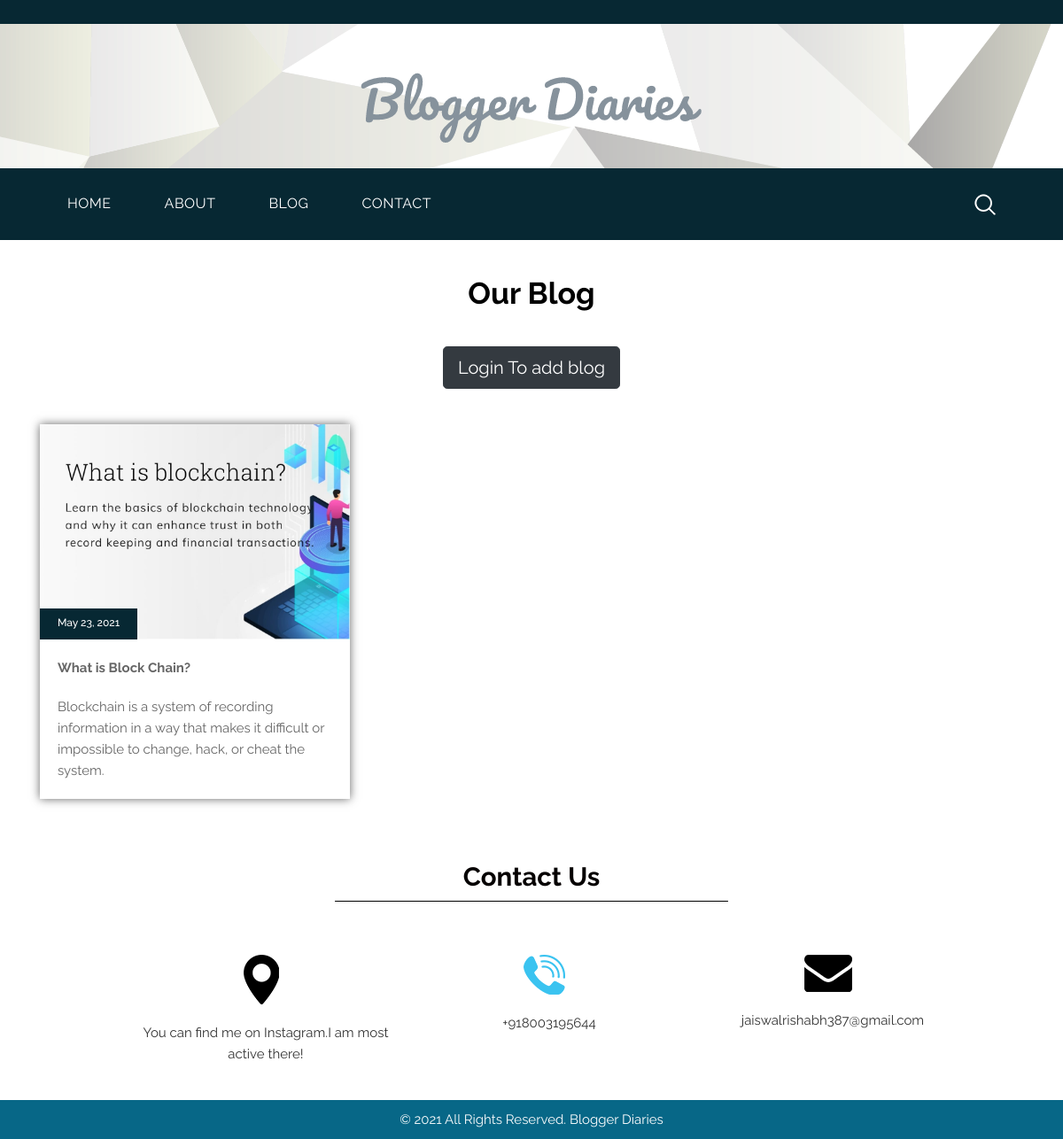
The app's page /abouts/blog with its own data.
### abouts/models.py (models this page shows)
class blog_content(models.Model):
    date=models.DateField(default=timezone.now)
    img1=models.ImageField(upload_to='pics',blank=True)
    heading=models.CharField(max_length=100)
    subheading1=models.CharField(max_length=200,blank=True)
    keypoints1=models.CharField(max_length=300,blank=True)
    desc1=models.TextField(max_length=10000,blank=True)
    img2=models.ImageField(upload_to='pics',blank=True)
    subheading2=models.CharField(max_length=200,blank=True)
    keypoints2=models.CharField(max_length=300,blank=True)
    desc2=models.TextField(max_length=10000,blank=True)
    img3=models.ImageField(upload_to='pics',blank=True)
    subheading3=models.CharField(max_length=200,blank=True)
    keypoints3=models.CharField(max_length=300,blank=True)
    desc3=models.TextField(max_length=10000,blank=True)
    img4=models.ImageField(upload_to='pics',blank=True)
    subheading4=models.CharField(max_length=200,blank=True)
    keypoints4=models.CharField(max_length=300,blank=True)
    desc4=models.TextField(max_length=10000,blank=True)
    img5=models.ImageField(upload_to='pics',blank=True)
    subheading5=models.CharField(max_length=200,blank=True)
    keypoints5=models.CharField(max_length=300,blank=True)
    desc5=models.TextField(max_length=10000,blank=True)
    img6=models.ImageField(upload_to='pics',blank=True)
    subheading6=models.CharField(max_length=200,blank=True)
    keypoints6=models.CharField(max_length=300,blank=True)
    desc6=models.TextField(max_length=10000,blank=True)
    img7=models.ImageField(upload_to='pics',blank=True)
    subheading7=models.CharField(max_length=200,blank=True)
    keypoints7=models.CharField(max_length=300,blank=True)
    desc7=models.TextField(max_length=10000,blank=True)
    img8=models.ImageField(upload_to='pics',blank=True)
    subheading8=models.CharField(max_length=200,blank=True)
    keypoints8=models.CharField(max_length=300,blank=True)
    desc8=models.TextField(max_length=10000,blank=True)
    img9=models.ImageField(upload_to='pics',blank=True)
    subheading9=models.CharField(max_length=200,blank=True)
    keypoints9=models.CharField(max_length=300,blank=True)
    desc9=models.TextField(max_length=10000,blank=True)
    img10=models.ImageField(upload_to='pics',blank=True)
    subheading10=models.CharField(max_length=200,blank=True)
    keypoints10=models.CharField(max_length=300,blank=True)
    desc10=models.TextField(max_length=10000,blank=True)
    img11=models.ImageField(upload_to='pics',blank=True)
    subheading11=models.CharField(max_length=200,blank=True)
    keypoints11=models.CharField(max_length=300,blank=True)
    desc11=models.TextField(max_length=10000,blank=True)
    img12=models.ImageField(upload_to='pics',blank=True)
    subheading12=models.CharField(max_length=200,blank=True)
    keypoints12=models.CharField(max_length=300,blank=True)
    desc12=models.TextField(max_length=10000,blank=True)
    img13=models.ImageField(upload_to='pics',blank=True)
    subheading13=models.CharField(max_length=200,blank=True)
    keypoints13=models.CharField(max_length=300,blank=True)
    desc13=models.TextField(max_length=10000,blank=True)
    img14=models.ImageField(upload_to='pics',blank=True)
    subheading14=models.CharField(max_length=200,blank=True)
    keypoints14=models.CharField(max_length=300,blank=True)
    desc14=models.TextField(max_length=10000,blank=True)
    img15=models.ImageField(upload_to='pics',blank=True)
    subheading15=models.CharField(max_length=200,blank=True)
    keypoints15=models.CharField(max_length=300,blank=True)
    desc15=models.TextField(max_length=10000,blank=True)

### abouts/views.py (the view)
# urls.py: path('blog',views.blog,name='blog'),
def blog(request):
    blogs= blog_content.objects.all()
    return render(request, 'blog.html',{'blogs':blogs})

### templates/blog.html (shortened to what this page needs)
{% load static %}
<!DOCTYPE html>
<html lang="en">
<head>
<link rel="stylesheet" type="text/css" href="{% static 'css/bootstrap.min.css' %}">
<link rel="stylesheet" type="text/css" href="{% static 'css/style.css' %}">
<link rel="stylesheet" href="{% static 'css/responsive.css' %}">
<link rel="stylesheet" href="{% static 'css/jquery.mCustomScrollbar.min.css' %}">
<link rel="stylesheet" href="https://netdna.bootstrapcdn.com/font-awesome/4.0.3/css/font-awesome.css">
<link rel="stylesheet" href="{% static 'css/owl.carousel.min.css' %}">
<link rel="stylesheet" href="css/owl.theme.default.min.css">
<link rel="stylesheet" href="https://cdnjs.cloudflare.com/ajax/libs/fancybox/2.1.5/jquery.fancybox.min.css" media="screen">
</head>
<body>
	<div class="header_main">
		<div class="container">
			<div class="logo"><a href="index.html"><img src="{% static 'images/logo.png.png' %}"></a></div>
		</div>
	</div>
	<div class="header">
		<div class="container">
            <div class="col-sm-12">
                 <div class="menu-area">
                    <nav class="navbar navbar-expand-lg ">
                        <div class="collapse navbar-collapse" id="navbarSupportedContent">
                            <ul class="navbar-nav mr-auto">
                               <li class="nav-item active">
                                <a class="nav-link" href="/">HOME<span class="sr-only">(current)</span></a> </li>
                               <li class="nav-item">
                                <a class="nav-link" href="about">ABOUT</a></li>
                               <li class="#" href="#">
      	                        <a class="nav-link" href="blog">BLOG</a></li>
                               <li class="nav-item" href="#">
      	                        <a class="nav-link" href="contact">CONTACT</a></li>
                               <li class="last"><a href="#"><img src="{% static 'images/search-icon.png' %}" alt="icon"></a></li>
                            </ul>
                        </div>
                    </nav>
                </div>
            </div>
        </div>
    </div>
    <div class="blog_main">
    	<div class="container">
    		<div class="row">
    			<div class="col-sm-12">
    				<h1 class="blog_text">Our Blog</h1>
    			</div>
                {% if user.is_authenticated %}
                <div class="btn_main">
    			    <button type="submit" class="btn btn-dark btn-lg"><a href="add_blog">Add Blog</a></button>
    		    </div>
                {% else %}
                <div class="btn_main">
    			    <button type="submit" class="btn btn-dark btn-lg"><a href="{% url 'login'%}">Login To add blog</a></button>
    		    </div>
                {% endif %}
    	    </div>
    	    <div class="blog_section_2">
    	    	<div class="row">
                {% for blog in blogs reversed %}
    	    		<div class="col-sm-4">
                    <div class="blog_section_2">
    	    			<div class="section_1">
    	    				<div><a href="{% url 'reading' blog.id %}"><img src="{{blog.img1.url}}" style="max-width: 100%;"></a></div>
    			            <button type="button" class="date-bt">{{blog.date}}</button>
                            <p><b>{{blog.heading}}</b></p>
                            {% if blog.subheading1 is None%}
                            <p>{{blog.keypoints1}}<a href="{% url 'reading' blog.id %}">read more.....</a></p>
                            {% elif blog.keypoints1 is None%}
                            <p>{{blog.desc1}}<a href="{% url 'reading' blog.id %}">read more.....</a></p>
                            {% else %}
    	    				<p>{{blog.subheading1}}<a href="{% url 'reading' blog.id %}">read more.....</a></p>
                            {% endif %}
    	    			</div>
                    </div>
    	    		</div>
                    {% endfor %}
    	    	</div>
    	    </div>
       	</div>
    </div>
    <div class="contact_main">
        <div class="container">
            <div class="row">
                <div class="col-sm-12">
                    <h1 class="touch_text">Contact Us</h1>
                </div>
            </div>
        </div>
        <div class="contact_section_2">
            <div class="container">
                <div class="row">
                    <div class="col-sm-4">
                        <div class="map_icon">
                            <img src="{% static 'images/map-icon.png' %}" style="max-width: 100%;padding-left: 30px; ">
                            <p class="email-text"><a href="https://www.instagram.com/bloggerdiaries.in/">You can find me on Instagram.I am most active there!</a></p>
                        </div>
                    </div>
                    <div class="col-sm-4">
                        <div class="map_icon">
                            <img src="{% static 'images/call-icon.png' %}" style="max-width: 100%;padding-left: 30px;">
                            <p class="email-text"><a href="#">+918003195644</a></p>
                        </div>
                    </div>
                    <div class="col-sm-4">
                        <div class="map_icon">
                            <img src="{% static 'images/email-icon.png' %}" style="max-width: 100%; padding-left: 30px;">
                            <p class="email-text"><a href="#">jaiswalrishabh387@gmail.com</a></p>
                        </div>
                    </div>
                </div>
            </div>
        </div>
    </div>
    <div class="copyright">
        <div class="container">
            <div class="row">
                <div class="col-sm-12">
                   <p class="copyright_text">© 2021 All Rights Reserved. <a href="https://html.design">Blogger Diaries</a></p>
                </div>
            </div>
        </div>
    </div>
</body>
</html>

### static/css/style.css (style rules this page uses)
* { box-sizing: border-box !important; transition: ease all 0.5s; }
html { scroll-behavior: smooth; }
body { color: #666666; font-size: 14px; font-family: 'Raleway', sans-serif;; line-height: 1.80857; font-weight: normal; overflow-x: hidden; }
a { color: #1f1f1f; text-decoration: none !important; outline: none !important; -webkit-transition: all .3s ease-in-out; -moz-transition: all .3s ease-in-out; -ms-transition: all .3s ease-in-out; -o-transition: all .3s ease-in-out; transition: all .3s ease-in-out; }
h1, h2, h3, h4, h5, h6 { letter-spacing: 0; font-weight: normal; position: relative; padding: 0 0 10px 0; font-weight: normal; line-height: normal; color: #111111; margin: 0 }
h1 { font-size: 24px }
*, *::after, *::before { -webkit-box-sizing: border-box; -moz-box-sizing: border-box; box-sizing: border-box; }
ul, li, ol { margin: 0px; padding: 0px; list-style: none; }
p { margin: 20px; font-weight: 400; font-size: 15px; line-height: 24px; }
a { color: #ffffff; text-decoration: none; outline: none !important; }
.header_main { width: 100%; float: left; background-image: url(../images/header.png); height: auto; padding-top: 20px; padding-bottom: 40px; }
.logo { width: 100%; float: left; text-align: center; margin-top: 55px; }
.header { width: 100%; width: 100%; float: left; background-color: #072833; padding-bottom: 10px; padding-top: 10px; }
.header_main { width: 100%; float: left; background-image: url(../images/header.png); height: auto; padding-bottom: 20px; }
.last { padding-top: 10px; padding-left: 40px; }
.btn_main { width: 40%; display: block; margin: 0 auto; text-align: center; }
.navbar-expand-lg .navbar-nav .nav-link { padding-right: 60px; padding-left: 0; color: #fff; font-size: 16px; letter-spacing: 0.5px; }
.navbar-nav.mr-auto { width: 100%; margin: 0; display: block; }
.navbar-nav.mr-auto li { float: left; }
.navbar-nav.mr-auto li.last { float: right; }
.touch_text { width: 27%; margin: 0 auto; text-align: center; border-bottom: 1px solid #000; color: #050000; font-size: 22pt; font-weight: bold; }
.contact_main { width: 100%; float: left; background-color: #ffffff; padding-top: 40px; }
.contact_section_2 { width: 50%; margin: 0 auto; display: block; padding-top: 40px; }
.map_icon { width: 100%; float: left; margin-top: 20px; margin-bottom: 20px; text-align: center; }
.copyright { width: 100%; float: left; background-color: #076787; padding-top: 10px; padding-bottom: 10px; }
.copyright_text { width: 100%; float: left; color: #fbfdfd; text-align: center; margin: 0px; }
.email-text { width: 100%; float: left; color: #3ac3f0; }
.email-text a { text-decoration: none; color: #333; }
.contact_main { width: 100%; float: left; padding-top: 30px; }
.blog_main { width: 100%; float: left; }
.blog_text { width: 100%; float: left; font-size: 34px; color: #000; text-align: center; font-weight: bold; padding-top: 40px; padding-bottom: 40px; }
.blog_section_2 { width: 100%; float: left; margin-top: 20px; margin-bottom: 20px; }
.section_1 { width: 100%; float: left; background-color: #fff; box-shadow: 0px 0px 10px 0px; }
.date-bt { background: #072833; border: none; color: #fff; width: 110px; height: 35px; font-size: 12px; margin-top: -35px; font-weight: 500; float: left; max-width: 100%; clear: both; position: relative; }

### static/css/responsive.css (style rules this page uses)
.contact_section_2 { width: 80%; }
.touch_text { width: 40%; }

### records on screen
blog_content: img1 (picture), date "May 23, 2021", heading "What is Block Chain?", subheading1 "Blockchain is a system of recording information in a way that makes it difficult or impossible to change, hack, or cheat the system."
